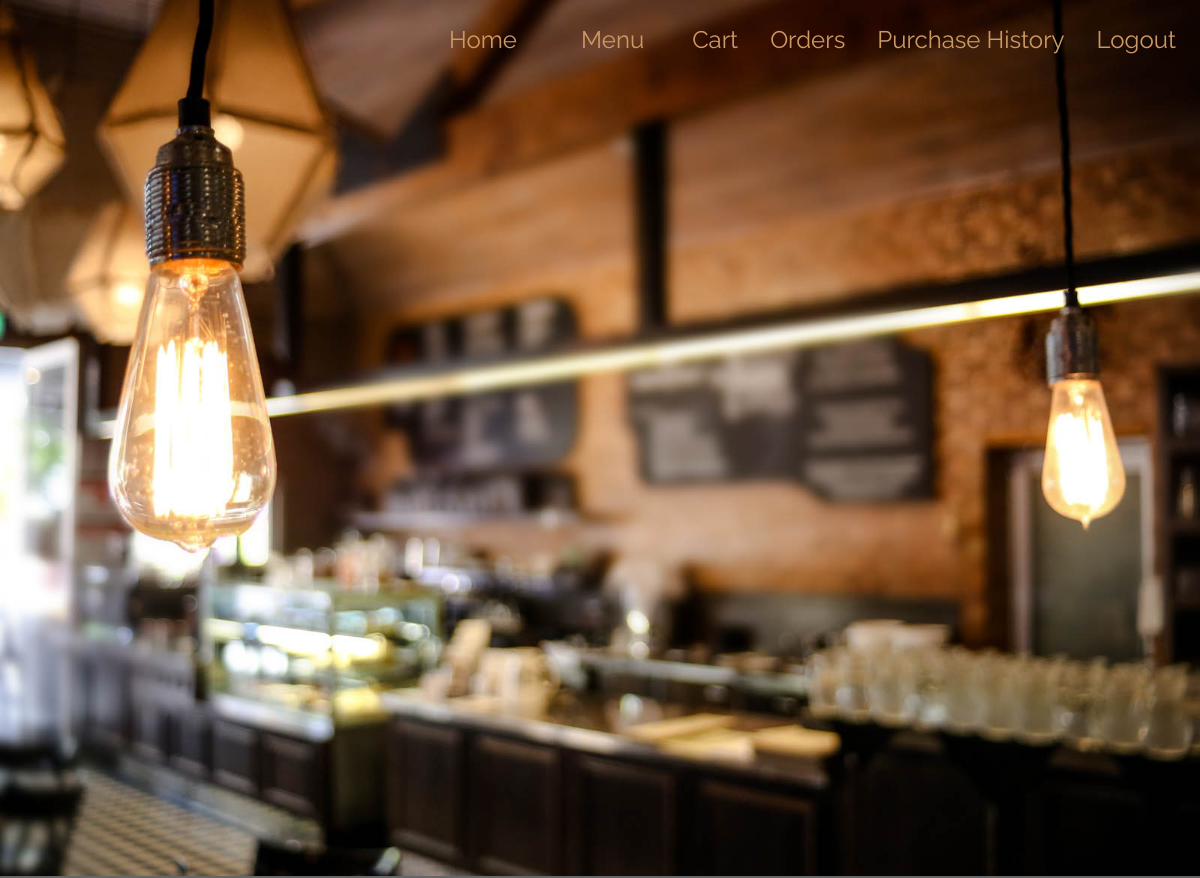
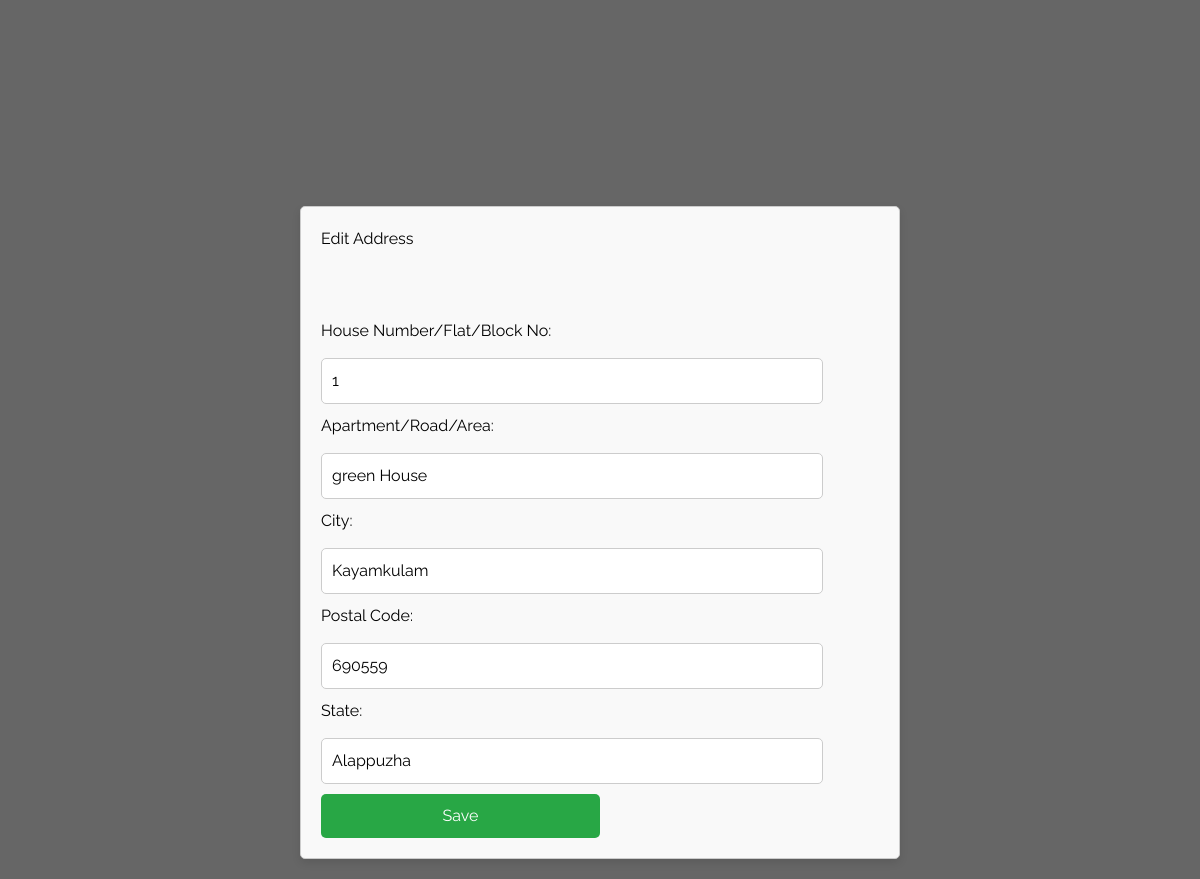
Page /edit_addr_cust/92 on the committed database (2 pictures, top to bottom).
### kfd/models.py (models this page shows)
class Address(models.Model):
    user = models.ForeignKey(User, on_delete=models.CASCADE, null=True, blank=True)
    house_number = models.CharField(max_length=10, null=True, blank=True)
    apartment = models.CharField(max_length=100, null=True, blank=True)
    city = models.CharField(max_length=50, null=True, blank=True)
    postal_code = models.CharField(max_length=10, null=True, blank=True)
    latitude = models.DecimalField(max_digits=9, decimal_places=6, null=True, blank=True)  # For geographic coordinates
    longitude = models.DecimalField(max_digits=9, decimal_places=6, null=True, blank=True)  # For geographic coordinates
    created_at = models.DateTimeField(auto_now_add=True, null=True, blank=True)
    state = models.CharField(max_length=50, null=True, blank=True)
    created_at = models.DateTimeField(auto_now_add=True, null=True, blank=True)

### kfd/views.py (the view, shortened to what this page needs)
# urls.py: path('edit_addr_cust/<id>', kfd.views.edit_addr_cust, name='edit_addr_cust'),
def edit_addr_cust(request, id):
    cvc = Address.objects.get(id = id)
    return render(request,'edit_addr_cust.html',{'cvc':cvc})

### Templates/edit_addr_cust.html (shortened to what this page needs)
{% load static %}
<!DOCTYPE html>
<html lang="en">
<head>
    <link rel="stylesheet" href="{% static 'sta/css/all.min.css' %}">
    <link rel="stylesheet" href="{% static 'sta/css/tailwind.css' %}">
    <link rel="stylesheet" href="{% static 'sta/css/tooplate-antique-cafe.css' %}">
</head>
<body>
    <div id="intro" class="parallax-window" data-parallax="scroll" data-image-src="{% static 'sta/img/antique-cafe-bg-01.jpg' %}">
        <nav id="tm-nav" class="fixed w-full">
            <div class="tm-container mx-auto px-2 md:py-6 text-right">
                <ul class="mb-3 md:mb-0 text-2xl font-normal flex justify-end flex-col md:flex-row">
                    <li class="inline-block mb-4 mx-4"><a href="{% url 'customer_home' %}" class="tm-text-gold py-1 md:py-3 px-4">Home</a></li>
                    <li class="inline-block mb-4 mx-4"><a href="#menu" class="tm-text-gold py-1 md:py-3 px-4">Menu</a></li>
                    <button class="inline-block mb-4 mx-4  tm-text-gold " onclick="location.href='{% url 'custmer_cart' %}'">Cart</button>
                    <button class="inline-block mb-4 mx-4  tm-text-gold " onclick="location.href='{% url 'orders_customer' %}'">Orders</button>
                    <button class="inline-block mb-4 mx-4  tm-text-gold"  onclick="location.href='{% url 'purchase_history_customer' %}'">Purchase History</button>
                    <button class="inline-block mb-4 mx-4 tm-text-gold"
                            onclick="if(confirm('Are you sure you want to log out?')) { location.href='{% url 'logout' %}'; }">
                        Logout
                   </button>
                </ul>
            </div>
        </nav>
    </div>
    <form method="post" id="form3" action="{% url 'edit_addr_cust' cvc.id %}" class="billing-form">
        <div id="newAddressForm">
            <h2>Edit Address</h2><br><br>
            <label for="houseNumber">House Number/Flat/Block No:</label>
            <input type="text" id="houseNumber" name="house_number" value="{{cvc.house_number}}" required>
            <label for="apartment">Apartment/Road/Area:</label>
            <input type="text" id="apartment" name="apartment" value="{{cvc.apartment}}" required>
            <label for="city">City:</label>
            <input type="text" id="city" name="city" value="{{cvc.city}}" required>
            <label for="postalCode">Postal Code:</label>
            <input type="text" id="postalCode" name="postal_code" value="{{cvc.postal_code}}" required>
            <label for="state">State:</label>
            <input type="text" id="state" name="state" value="{{cvc.state}}" required>
        </div>
        <button type="submit" form="form3" class="checkout-btn">Save</button><br>
    </form>
</body>
</html>

### static/sta/css/tooplate-antique-cafe.css (style rules this page uses)
body { font-family: 'Raleway', sans-serif; background-color: #666; }
.tm-container { max-width: 1200px; }
.parallax-window { min-height: 1064px; background: transparent; }
.tm-text-gold { color: #CC9966; }
input::placeholder, textarea::placeholder { color: rgb(214, 212, 212); opacity: 1; }
#tm-nav { z-index: 1000; transition: all 0.3s ease; }
#tm-nav li a { border-bottom-color: transparent; transition: all 0.3s ease; }

### Templates/edit_addr_cust.html (style rules this page uses)
.billing-form { display: inline-block; text-align: left; max-width: 500px; width: 100%; padding: 20px; background-color: #f7f7f7; border-radius: 8px; box-shadow: 0 4px 8px rgba(0, 0, 0, 0.1); }
.billing-form input[type="text"] { width: calc(100% - 20px); padding: 8px; margin-bottom: 10px; border-radius: 5px; border: 1px solid #ccc; font-size: 16px; }
.billing-form label { display: block; font-size: 16px; margin-bottom: 5px; }
.billing-form { display: block; width: 100%; max-width: 600px; margin: 20px auto; padding: 20px; border: 1px solid #ccc; border-radius: 5px; background-color: #f9f9f9; }
.billing-form h2, .billing-form h3 { margin-bottom: 20px; }
.billing-form input[type="text"], .billing-form input[type="number"] { width: 90%; padding: 10px; margin: 10px 0; border: 1px solid #ccc; border-radius: 5px; }
.billing-form button { width: 50%; padding: 10px; background-color: #28a745; color: white; border: none; border-radius: 5px; cursor: pointer; }

### rows in the picture
Address: house_number "1", apartment "green House", city "Kayamkulam", postal_code "690559", state "Alappuzha"
